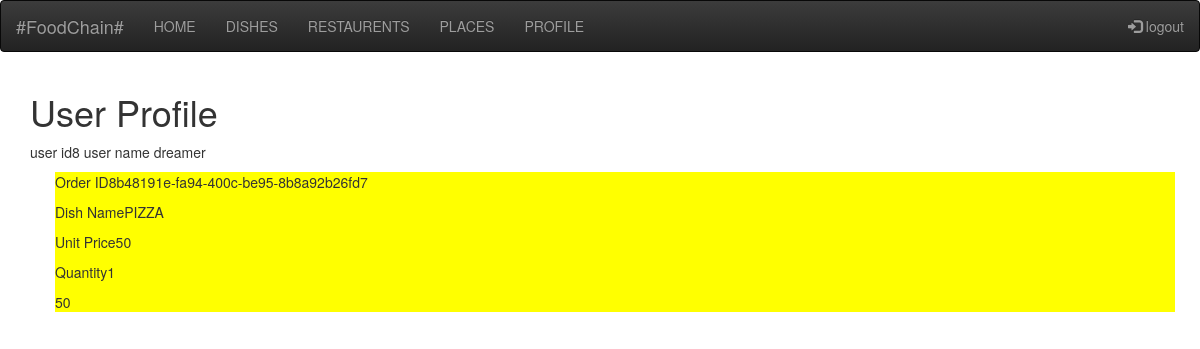
Page /user/8/ (signed in) on the earlier database version.
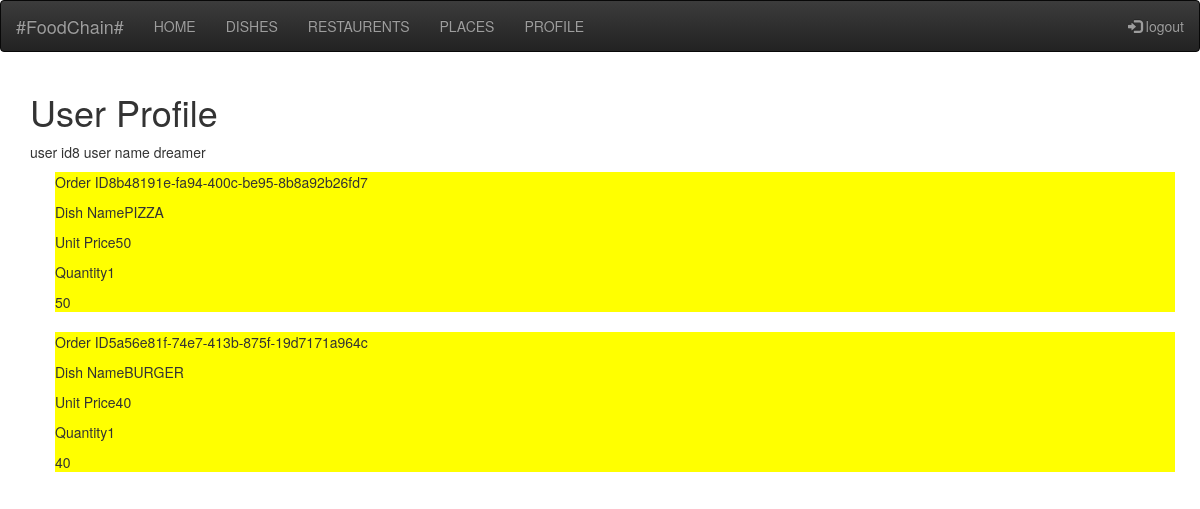
Same page on the later database version.
### FoodChain/models.py (models this page shows, shortened)
class DishOrder(models.Model):
    O_id = models.UUIDField(primary_key=True, default=uuid.uuid4)
    dish = models.ForeignKey(Dishes, on_delete=models.CASCADE)
    quantity = models.IntegerField("Qty", validators=[MaxValueValidator(99), MinValueValidator(1)], default=1)
    user = models.ForeignKey(User, on_delete=models.CASCADE, null=True)
    restaurent = models.ForeignKey(Restorent, on_delete=models.CASCADE)

class Dishes(models.Model):
    d_id = models.IntegerField("Dish ID", primary_key=True)
    d_name = models.CharField("Dishes name", max_length=20)
    price = models.IntegerField("Prices")
    status = models.BooleanField()
    image = models.ImageField(null=True, upload_to="media/dish_pic/")
    def __str__(self):
        return self.d_name

### FoodChain/views.py (the view)
# urls.py: path('user/<int:pk>/', UserpDetailedView.as_view(),name='userp'),
class UserpDetailedView(LoginRequiredMixin, DetailView):
    model = User
    template_name = 'FoodChain/user_details.html'
    context_object_name = 'userp'

### templates/FoodChain/user_details.html (shortened to what this page needs)
<!DOCTYPE html>
{% extends "base_generic.html" %}
{% block content %}
<head>
 </head>
<h1>User Profile</h1>
user id{{ userp.id }}
user name {{ userp.username }}
{% for i in userp.dishorder_set.all %}
<div class="container">
<div class ="divcol">
    <p>Order ID{{ i.O_id }}</p>
   <p>Dish Name{{ i.dish }}</p>
    <p>Unit Price{{ i.dish.price }}</p>
    <p>Quantity{{ i.quantity }}</p>
     {% widthratio i.quantity 1 i.dish.price %}
    </div>
</div>
{% endfor %}
{% endblock %}

### templates/base_generic.html (shortened to what this page needs)
<!DOCTYPE html>
<html lang="en">
<head>
    <link rel="stylesheet" href="https://stackpath.bootstrapcdn.com/bootstrap/3.4.0/css/bootstrap.min.css">
<link rel="stylesheet" href="https://stackpath.bootstrapcdn.com/bootstrap/3.4.0/css/bootstrap-theme.min.css">
    </head>
<body>
<nav class="navbar navbar-inverse">
  <div class="container-fluid">
    <div class="navbar-header">
      <a class="navbar-brand" href="#">#FoodChain#</a>
    </div>
      {% if user.is_authenticated %}
    <ul class="nav navbar-nav">
      <li><a href="{% url 'foodchain:homein'%}">HOME</a></li>
         <li><a href="{% url 'foodchain:dishlist' %}">DISHES</a></li>
        <li><a href="{% url 'foodchain:restorents' %}">RESTAURENTS</a></li>
      <li><a href="{% url 'foodchain:places' %}">PLACES</a></li>
        <li><a href="{% url 'foodchain:userp' user.id %}">PROFILE</a></li>
    </ul>
      {% endif %}
    <ul class="nav navbar-nav navbar-right">
        {% if user.is_authenticated %}
          <li><a href="{% url 'logout'%}?next={{request.path}}"><span class="glyphicon glyphicon-log-in"></span> logout</a></li>
        {% else %}
      <li><a href="{% url 'foodchain:signup1' %}"><span class="glyphicon glyphicon-user"></span> Sign Up</a></li>
      <li><a href="{% url 'login'%}?next={{request.path}}"><span class="glyphicon glyphicon-log-in"></span> Login</a></li>
      {% endif %}
    </ul>
  </div>
</nav>
 <div class="container">
     {% block content %}
     {% endblock %}
 </div>
</body>
</html>

### templates/FoodChain/user_details.html (style rules this page uses)
.divcol { margin :10px; background-color:yellow; }

Differences in the rows shown:
added DishOrder: O_id "5a56e81f-74e7-413b-875f-19d7171a964c", dish "BURGER", dish.price "40", quantity "1", quantity+dish "40"
